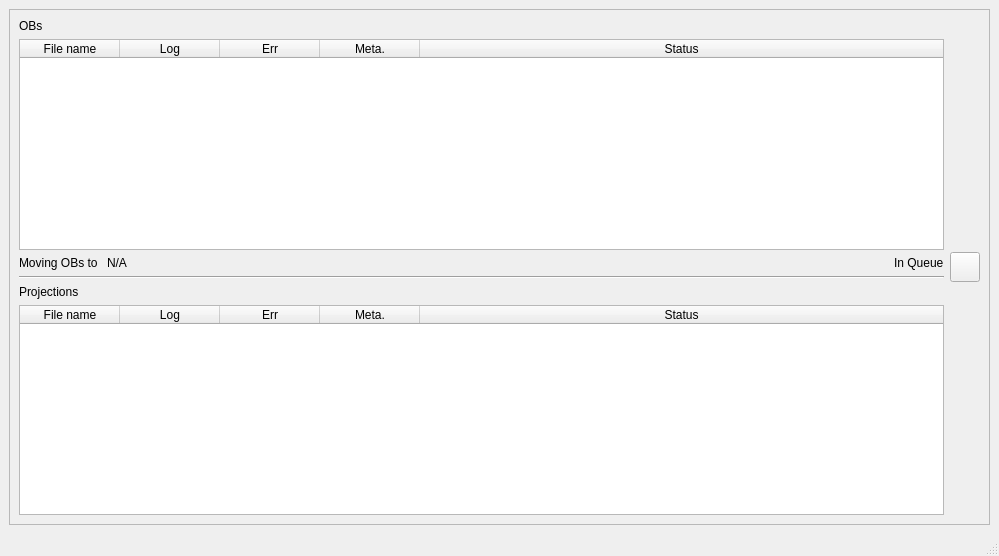
<?xml version="1.0" encoding="UTF-8"?>
<ui version="4.0">
 <class>MainWindow</class>
 <widget class="QMainWindow" name="MainWindow">
  <property name="geometry">
   <rect>
    <x>0</x>
    <y>0</y>
    <width>999</width>
    <height>556</height>
   </rect>
  </property>
  <property name="windowTitle">
   <string>MainWindow</string>
  </property>
  <widget class="QWidget" name="centralwidget">
   <layout class="QVBoxLayout" name="verticalLayout_2">
    <item>
     <widget class="QFrame" name="frame">
      <property name="frameShape">
       <enum>QFrame::StyledPanel</enum>
      </property>
      <property name="frameShadow">
       <enum>QFrame::Raised</enum>
      </property>
      <layout class="QHBoxLayout" name="horizontalLayout">
       <item>
        <layout class="QVBoxLayout" name="verticalLayout_3">
         <item>
          <widget class="QLabel" name="label">
           <property name="text">
            <string>OBs</string>
           </property>
          </widget>
         </item>
         <item>
          <widget class="QTableWidget" name="obs_tableWidget">
           <property name="alternatingRowColors">
            <bool>true</bool>
           </property>
           <property name="selectionMode">
            <enum>QAbstractItemView::SingleSelection</enum>
           </property>
           <property name="selectionBehavior">
            <enum>QAbstractItemView::SelectRows</enum>
           </property>
           <attribute name="horizontalHeaderStretchLastSection">
            <bool>true</bool>
           </attribute>
           <attribute name="verticalHeaderStretchLastSection">
            <bool>false</bool>
           </attribute>
           <column>
            <property name="text">
             <string>File name</string>
            </property>
           </column>
           <column>
            <property name="text">
             <string>Log</string>
            </property>
           </column>
           <column>
            <property name="text">
             <string>Err</string>
            </property>
           </column>
           <column>
            <property name="text">
             <string>Meta.</string>
            </property>
           </column>
           <column>
            <property name="text">
             <string>Status</string>
            </property>
           </column>
          </widget>
         </item>
         <item>
          <layout class="QHBoxLayout" name="horizontalLayout_4">
           <item>
            <widget class="QLabel" name="label_6">
             <property name="text">
              <string>Moving OBs to </string>
             </property>
            </widget>
           </item>
           <item>
            <widget class="QLabel" name="final_ob_folder_label">
             <property name="sizePolicy">
              <sizepolicy hsizetype="Expanding" vsizetype="Preferred">
               <horstretch>0</horstretch>
               <verstretch>0</verstretch>
              </sizepolicy>
             </property>
             <property name="text">
              <string>N/A</string>
             </property>
            </widget>
           </item>
           <item>
            <widget class="QLabel" name="final_ob_folder_status">
             <property name="text">
              <string>In Queue</string>
             </property>
            </widget>
           </item>
          </layout>
         </item>
         <item>
          <widget class="Line" name="line">
           <property name="orientation">
            <enum>Qt::Horizontal</enum>
           </property>
          </widget>
         </item>
         <item>
          <widget class="QLabel" name="label_2">
           <property name="text">
            <string>Projections</string>
           </property>
          </widget>
         </item>
         <item>
          <widget class="QTableWidget" name="projections_tableWidget">
           <property name="alternatingRowColors">
            <bool>true</bool>
           </property>
           <property name="selectionMode">
            <enum>QAbstractItemView::SingleSelection</enum>
           </property>
           <property name="selectionBehavior">
            <enum>QAbstractItemView::SelectRows</enum>
           </property>
           <attribute name="horizontalHeaderStretchLastSection">
            <bool>true</bool>
           </attribute>
           <column>
            <property name="text">
             <string>File name</string>
            </property>
           </column>
           <column>
            <property name="text">
             <string>Log</string>
            </property>
           </column>
           <column>
            <property name="text">
             <string>Err</string>
            </property>
           </column>
           <column>
            <property name="text">
             <string>Meta.</string>
            </property>
           </column>
           <column>
            <property name="text">
             <string>Status</string>
            </property>
           </column>
          </widget>
         </item>
        </layout>
       </item>
       <item>
        <layout class="QVBoxLayout" name="verticalLayout">
         <item>
          <spacer name="verticalSpacer">
           <property name="orientation">
            <enum>Qt::Vertical</enum>
           </property>
           <property name="sizeHint" stdset="0">
            <size>
             <width>20</width>
             <height>40</height>
            </size>
           </property>
          </spacer>
         </item>
         <item>
          <widget class="QPushButton" name="refresh_pushButton">
           <property name="minimumSize">
            <size>
             <width>30</width>
             <height>30</height>
            </size>
           </property>
           <property name="maximumSize">
            <size>
             <width>30</width>
             <height>30</height>
            </size>
           </property>
           <property name="text">
            <string/>
           </property>
          </widget>
         </item>
         <item>
          <spacer name="verticalSpacer_2">
           <property name="orientation">
            <enum>Qt::Vertical</enum>
           </property>
           <property name="sizeHint" stdset="0">
            <size>
             <width>20</width>
             <height>40</height>
            </size>
           </property>
          </spacer>
         </item>
        </layout>
       </item>
      </layout>
     </widget>
    </item>
   </layout>
  </widget>
  <widget class="QMenuBar" name="menubar">
   <property name="geometry">
    <rect>
     <x>0</x>
     <y>0</y>
     <width>999</width>
     <height>24</height>
    </rect>
   </property>
  </widget>
  <widget class="QStatusBar" name="statusbar"/>
 </widget>
 <resources/>
 <connections>
  <connection>
   <sender>refresh_pushButton</sender>
   <signal>clicked()</signal>
   <receiver>MainWindow</receiver>
   <slot>refresh_button_clicked()</slot>
   <hints>
    <hint type="sourcelabel">
     <x>784</x>
     <y>296</y>
    </hint>
    <hint type="destinationlabel">
     <x>877</x>
     <y>349</y>
    </hint>
   </hints>
  </connection>
 </connections>
 <slots>
  <slot>refresh_button_clicked()</slot>
 </slots>
</ui>
